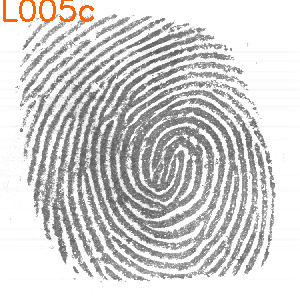
#> input picture L005c.png, 300 x 300 px
$ python -i fingerprint.py   (imports and definitions only)   (Python 2 division)   (older library calls are emulated)
#> lines starting #> are read from the running program, lines starting #| are printed output that depends on the picture
#> further down, picture is the input picture: shape (300, 300, 3); mean B, G, R 208.9, 209.6, 210.7
#!/usr/bin/python

import cv2, os
import sys
import numpy as np
import math
from matplotlib import pyplot as plt
from skimage.morphology import skeletonize
import skimage

# [1 line not run here, left out]


# [20 lines left out: function main, not called in this run]


class Sample:
	# [9 lines left out: function __init__, not called in this run]


class Subject:
	def __init__(self, path_list):
		self.path_list = path_list
		self.sample_list = []

	# [162 lines left out: functions get_features, matching, match_matrixes, rotate_matrix, translate_matrix, show_ridges and 1 more, not called in this run]


def minutiae_detection(image):
	image = cv2.bitwise_not(image) / 255
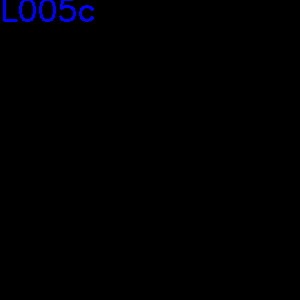
#> image: shape (300, 300, 3); mean of channels 0, 1, 2 0.00742, 0, 0; drawn with 1 as white
	kernel = np.array(([1,1,1],[1,0,1],[1,1,1]), np.uint8)
	connected_neighbours = cv2.filter2D(image, -1, kernel)

	isolated	= np.uint8(connected_neighbours == 0) * 1
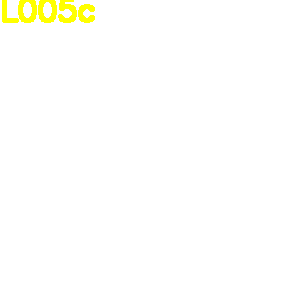
#> isolated: shape (300, 300, 3); mean of channels 0, 1, 2 0.986, 1, 1; drawn with 1 as white
	ending 		= np.uint8(connected_neighbours == 1) * 1
	edge		= np.uint8(connected_neighbours == 2) * 1
	bifurcation = np.uint8(connected_neighbours == 3) * 1
	crossing	= np.uint8(connected_neighbours == 4) * 1

	isolated    = cv2.bitwise_and(image, isolated)
#> isolated: shape (300, 300, 3); every value is 0
	ending 	    = cv2.bitwise_and(image, ending)
	edge	    = cv2.bitwise_and(image, edge)
	bifurcation = cv2.bitwise_and(image, bifurcation)
	crossing    = cv2.bitwise_and(image, crossing)

	return [isolated, ending, edge, bifurcation, crossing]

# [190 lines left out: functions show_points, thinning, smoothing, binarization, diff_ang, singular_point_detection and 5 more, not called in this run]

def block_reduce (matrix, w):
	return matrix[0:matrix.shape[0]:w, 0:matrix.shape[1]:w]


# [101 lines left out: functions compute_orientation, show_orientations, enhance_image, get_roi, show_roi, show_image, not called in this run]

# [2 lines not run here, left out]

>>> import cv2
>>> picture = cv2.imread('L005c.png')
>>> result = minutiae_detection(picture)
#> result = 5 items
